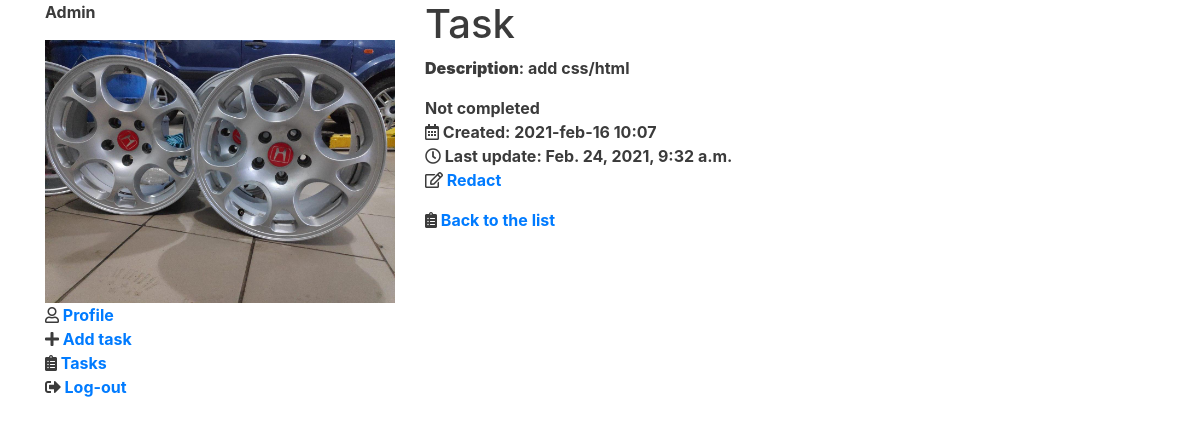
The app's page /tasks/details/1 (signed in) with its own data.
### accounts/models.py (models this page shows, shortened)
class Profile(models.Model):
    user = models.OneToOneField(User, on_delete=models.CASCADE)
    birthdate = models.DateField(blank=True, null=True)
    avatar = models.ImageField(upload_to="user_avatars/%Y/%m/%d", blank=True)

### tasks/models.py (models this page shows, shortened)
class TodoItem(models.Model):
    PRIORITY_HIGH = 1
    PRIORITY_MEDIUM = 2
    PRIORITY_LOW = 3
    PRIORITY_CHOICES = [
        (PRIORITY_HIGH, "High priority"),
        (PRIORITY_MEDIUM, "Medium priority"),
        (PRIORITY_LOW, "Low priority"),
    ]
    description = models.CharField(max_length=64)
    is_completed = models.BooleanField("Performed", default=False)
    created = models.DateTimeField(auto_now_add=True)
    updated = models.DateTimeField(auto_now=True)
    owner = models.ForeignKey(
        User, on_delete=models.CASCADE, related_name="tasks")
    priority = models.IntegerField(
        "Priority", choices=PRIORITY_CHOICES, default=PRIORITY_MEDIUM
    )
    def __str__(self):
        return self.description.lower()
    class Meta:
        ordering = ("-created",)
    tags = TaggableManager()

### tasks/views.py (the view)
# urls.py: path("details/<int:pk>", views.TaskDetailsView.as_view(), name="details"),
class TaskDetailsView(DetailView):
    model = TodoItem
    template_name = 'tasks/details.html'

### tasks/templates/tasks/details.html (shortened to what this page needs)
{% extends "base.html" %}
{% block main_content %}
    <h1>Task</h1>
    <p><b>Description</b>: {{ object }}</p>
    <ul>
        <li>
            {{ object.is_completed|yesno:"Completed, Not completed" }}
        </li>
        <li><i class="far fa-calendar-alt"></i>&nbsp;Created: {{ object.created|date:"Y-b-d H:i" }}</li>
        <li><i class="far fa-clock"></i>&nbsp;Last update: {{ object.updated }}</li>
        <li><i class="far fa-edit"></i>&nbsp;<a href="{% url "tasks:edit" pk=object.pk %}">Redact</a></li>
    </ul>
    <i class="fas fa-clipboard-list"></i>&nbsp;<a href="{% url "tasks:list" %}">Back to the list</a>
{% endblock %}

### templates/base.html (shortened to what this page needs)
{% load static %}
<html>
<head>
    <link rel="stylesheet" href="{% static 'css/styles.css' %}">
    <link rel="stylesheet"
          href="https://stackpath.bootstrapcdn.com/bootstrap/4.2.1/css/bootstrap.min.css"
>
    <link rel="stylesheet"
          href="https://use.fontawesome.com/releases/v5.7.0/css/all.css"
>
</head>
<body>
<div class="container">
    <div class="row">
        <div class="side_bar col">
            {% block side_bar %}
                {% if user.is_authenticated %}
                    <p>{{ user.first_name }}</p>
                    <img src="{{ user.profile.avatar.url }}" class="img-fluid">
                    <ul>
                        <li><i class="far fa-user"></i>&nbsp;<a href="{% url "edit" %}">Profile</a></li>
                        <li><i class="fa fa-plus"></i>&nbsp;<a href="{% url "tasks:create" %}">Add task</a></li>
                        <li><i class="fas fa-clipboard-list"></i>&nbsp;<a href="{% url "tasks:list" %}">Tasks</a></li>
                        <li><i class="fa fa-sign-out-alt"></i>&nbsp;<a href="{% url "logout" %}">Log-out</a></li>
                    </ul>
                {% endif %}
            {% endblock %}
        </div>
        <div class="main_content col-8">
            {% block main_content %}
            {% endblock %}
        </div>
    </div>
</div>
</body>
</html>

### static/css/styles.css (style rules this page uses)
.container { margin: 0 auto; min-width: 500px; width: 45%; text-align: left; color: #3b3b3b; font-weight: bold; }
ul { padding: 0; text-align: left; list-style: none; }

### records on screen
TodoItem: description "add css/html", is_completed "Not completed", created "2021-feb-16 10:07", updated "Feb. 24, 2021, 9:32 a.m."

### other values on screen
{{ user.first_name }} "Admin"
